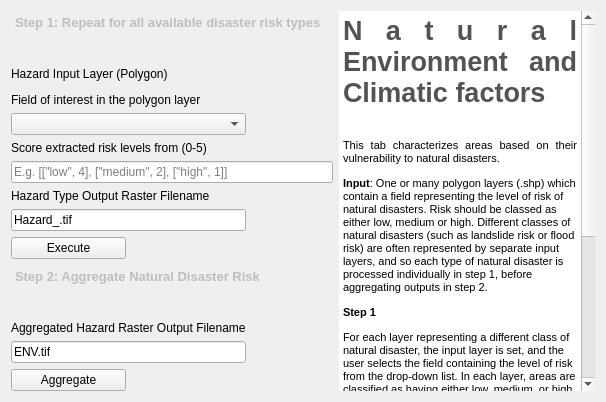
         <widget class="QWidget" name="tab_32">
          <attribute name="title">
           <string>Environment Hazards</string>
          </attribute>
          <layout class="QGridLayout" name="gridLayout_21">
           <item row="0" column="0" colspan="3">
            <widget class="QTextEdit" name="textEdit_32">
             <property name="enabled">
              <bool>false</bool>
             </property>
             <property name="maximumSize">
              <size>
               <width>16777215</width>
               <height>50</height>
              </size>
             </property>
             <property name="frameShape">
              <enum>QFrame::NoFrame</enum>
             </property>
             <property name="html">
              <string>&lt;!DOCTYPE HTML PUBLIC &quot;-//W3C//DTD HTML 4.0//EN&quot; &quot;http://www.w3.org/TR/REC-html40/strict.dtd&quot;&gt;
&lt;html&gt;&lt;head&gt;&lt;meta name=&quot;qrichtext&quot; content=&quot;1&quot; /&gt;&lt;style type=&quot;text/css&quot;&gt;
p, li { white-space: pre-wrap; }
&lt;/style&gt;&lt;/head&gt;&lt;body style=&quot; font-family:'MS Shell Dlg 2'; font-size:8.25pt; font-weight:400; font-style:normal;&quot;&gt;
&lt;p style=&quot; margin-top:0px; margin-bottom:0px; margin-left:0px; margin-right:0px; -qt-block-indent:0; text-indent:0px;&quot;&gt;&lt;span style=&quot; font-size:10pt; font-weight:600;&quot;&gt;Step 1: Repeat for all available disaster risk types&lt;/span&gt;&lt;/p&gt;&lt;/body&gt;&lt;/html&gt;</string>
             </property>
            </widget>
           </item>
           <item row="0" column="3" rowspan="14">
            <widget class="QTextEdit" name="textEdit_30">
             <property name="enabled">
              <bool>true</bool>
             </property>
             <property name="frameShape">
              <enum>QFrame::NoFrame</enum>
             </property>
             <property name="readOnly">
              <bool>true</bool>
             </property>
             <property name="html">
              <string>&lt;!DOCTYPE HTML PUBLIC &quot;-//W3C//DTD HTML 4.0//EN&quot; &quot;http://www.w3.org/TR/REC-html40/strict.dtd&quot;&gt;
&lt;html&gt;&lt;head&gt;&lt;meta name=&quot;qrichtext&quot; content=&quot;1&quot; /&gt;&lt;style type=&quot;text/css&quot;&gt;
p, li { white-space: pre-wrap; }
&lt;/style&gt;&lt;/head&gt;&lt;body style=&quot; font-family:'MS Shell Dlg 2'; font-size:8.25pt; font-weight:400; font-style:normal;&quot;&gt;
&lt;p align=&quot;justify&quot; style=&quot; margin-top:0px; margin-bottom:0px; margin-left:0px; margin-right:0px; -qt-block-indent:0; text-indent:0px;&quot;&gt;&lt;span style=&quot; font-size:20pt; font-weight:600; color:#535353;&quot;&gt;Natural Environment and Climatic factors&lt;/span&gt;&lt;/p&gt;
&lt;p align=&quot;justify&quot; style=&quot;-qt-paragraph-type:empty; margin-top:0px; margin-bottom:0px; margin-left:0px; margin-right:0px; -qt-block-indent:0; text-indent:0px; font-size:20pt; font-weight:600; color:#535353;&quot;&gt;&lt;br /&gt;&lt;/p&gt;
&lt;p align=&quot;justify&quot; style=&quot; margin-top:0px; margin-bottom:0px; margin-left:0px; margin-right:0px; -qt-block-indent:0; text-indent:0px;&quot;&gt;&lt;span style=&quot; font-size:8pt;&quot;&gt;This tab characterizes areas based on their vulnerability to natural disasters. &lt;/span&gt;&lt;/p&gt;
&lt;p style=&quot; margin-top:12px; margin-bottom:12px; margin-left:0px; margin-right:0px; -qt-block-indent:0; text-indent:0px;&quot;&gt;&lt;span style=&quot; font-size:8pt; font-weight:600;&quot;&gt;Input&lt;/span&gt;&lt;span style=&quot; font-size:8pt;&quot;&gt;: One or many polygon layers (.shp) which contain a field representing the level of risk of natural disasters. Risk should be classed as either low, medium or high. Different classes of natural disasters (such as landslide risk or flood risk) are often represented by separate input layers, and so each type of natural disaster is processed individually in step 1, before aggregating outputs in step 2. &lt;/span&gt;&lt;/p&gt;
&lt;p style=&quot; margin-top:12px; margin-bottom:12px; margin-left:0px; margin-right:0px; -qt-block-indent:0; text-indent:0px;&quot;&gt;&lt;span style=&quot; font-size:8pt; font-weight:600;&quot;&gt;Step 1 &lt;/span&gt;&lt;/p&gt;
&lt;p style=&quot; margin-top:12px; margin-bottom:12px; margin-left:0px; margin-right:0px; -qt-block-indent:0; text-indent:0px;&quot;&gt;&lt;span style=&quot; font-size:8pt;&quot;&gt;For each layer representing a different class of natural disaster, the input layer is set, and the user selects the field containing the level of risk from the drop-down list. In each layer, areas are classified as having either low, medium, or high risk. The algorithm reclassifies the input field such that low-risk areas are assigned a score of 5, medium-risk areas are assigned a score of 2, and high-risk areas are assigned a score of 0. The reclassified data are rasterized. &lt;/span&gt;&lt;/p&gt;
&lt;p style=&quot; margin-top:12px; margin-bottom:12px; margin-left:0px; margin-right:0px; -qt-block-indent:0; text-indent:0px;&quot;&gt;&lt;span style=&quot; font-size:8pt; font-weight:600;&quot;&gt;Step 2&lt;/span&gt;&lt;span style=&quot; font-size:8pt;&quot;&gt; &lt;/span&gt;&lt;/p&gt;
&lt;p style=&quot; margin-top:12px; margin-bottom:12px; margin-left:0px; margin-right:0px; -qt-block-indent:0; text-indent:0px;&quot;&gt;&lt;span style=&quot; font-size:8pt;&quot;&gt;The algorithm identifies all raster layers created in step 1 and aggregates them by calculating the mean score for each pixel. The default raster output filename does not need to be altered unless the user wishes. &lt;/span&gt;&lt;/p&gt;
&lt;p style=&quot; margin-top:12px; margin-bottom:12px; margin-left:0px; margin-right:0px; -qt-block-indent:0; text-indent:0px;&quot;&gt;&lt;span style=&quot; font-size:8pt; font-weight:600;&quot;&gt;Output&lt;/span&gt;&lt;span style=&quot; font-size:8pt;&quot;&gt;: A raster file containing values ranging from 0 to 5 is saved to the output directory. A value of 5 indicates areas where natural disaster risk is lowest. A value of 0 indicates areas where natural disaster risk is highest. &lt;/span&gt;&lt;/p&gt;&lt;/body&gt;&lt;/html&gt;</string>
             </property>
            </widget>
           </item>
           <item row="1" column="0" colspan="2">
            <widget class="QLabel" name="label_128">
             <property name="text">
              <string>Hazard Input Layer (Polygon)</string>
             </property>
            </widget>
           </item>
           <item row="2" column="0" colspan="2">
            <widget class="QgsFileWidget" name="ENV_Input_Field"/>
           </item>
           <item row="3" column="0" colspan="3">
            <widget class="QLabel" name="label_130">
             <property name="text">
              <string>Field of interest in the polygon layer</string>
             </property>
            </widget>
           </item>
           <item row="4" column="0" colspan="2">
            <widget class="QComboBox" name="ENV_riskLevelField_CB"/>
           </item>
           <item row="5" column="0" colspan="3">
            <widget class="QLabel" name="label_129">
             <property name="text">
              <string>Score extracted risk levels from (0-5)</string>
             </property>
            </widget>
           </item>
           <item row="7" column="0" colspan="2">
            <widget class="QLabel" name="label_127">
             <property name="text">
              <string>Hazard Type Output Raster Filename</string>
             </property>
            </widget>
           </item>
           <item row="8" column="0" colspan="2">
            <widget class="QgsFilterLineEdit" name="ENV_Output_Field">
             <property name="text">
              <string>Hazard_.tif</string>
             </property>
             <property name="qgisRelation" stdset="0">
              <string notr="true"/>
             </property>
            </widget>
           </item>
           <item row="9" column="0">
            <widget class="QPushButton" name="ENV_Execute_PB">
             <property name="text">
              <string>Execute</string>
             </property>
            </widget>
           </item>
           <item row="9" column="1" colspan="2">
            <widget class="QLabel" name="ENV_status">
             <property name="text">
              <string/>
             </property>
            </widget>
           </item>
           <item row="10" column="0" colspan="3">
            <widget class="QTextEdit" name="textEdit_40">
             <property name="enabled">
              <bool>false</bool>
             </property>
             <property name="maximumSize">
              <size>
               <width>16777215</width>
               <height>50</height>
              </size>
             </property>
             <property name="frameShape">
              <enum>QFrame::NoFrame</enum>
             </property>
             <property name="html">
              <string>&lt;!DOCTYPE HTML PUBLIC &quot;-//W3C//DTD HTML 4.0//EN&quot; &quot;http://www.w3.org/TR/REC-html40/strict.dtd&quot;&gt;
&lt;html&gt;&lt;head&gt;&lt;meta name=&quot;qrichtext&quot; content=&quot;1&quot; /&gt;&lt;style type=&quot;text/css&quot;&gt;
p, li { white-space: pre-wrap; }
&lt;/style&gt;&lt;/head&gt;&lt;body style=&quot; font-family:'MS Shell Dlg 2'; font-size:8.25pt; font-weight:400; font-style:normal;&quot;&gt;
&lt;p style=&quot; margin-top:0px; margin-bottom:0px; margin-left:0px; margin-right:0px; -qt-block-indent:0; text-indent:0px;&quot;&gt;&lt;span style=&quot; font-size:10pt; font-weight:600;&quot;&gt;Step 2: Aggregate Natural Disaster Risk&lt;/span&gt;&lt;/p&gt;&lt;/body&gt;&lt;/html&gt;</string>
             </property>
            </widget>
           </item>
           <item row="11" column="0" colspan="2">
            <widget class="QLabel" name="label_133">
             <property name="text">
              <string>Aggregated Hazard Raster Output Filename</string>
             </property>
            </widget>
           </item>
           <item row="12" column="0" colspan="2">
            <widget class="QgsFilterLineEdit" name="ENV_AGGOutput_Field">
             <property name="toolTip">
              <string>&lt;html&gt;&lt;head/&gt;&lt;body&gt;&lt;p&gt;&lt;span style=&quot; font-weight:600;&quot;&gt;Standardized Raster Output&lt;/span&gt;&lt;/p&gt;&lt;/body&gt;&lt;/html&gt;</string>
             </property>
             <property name="text">
              <string>ENV.tif</string>
             </property>
             <property name="qgisRelation" stdset="0">
              <string notr="true"/>
             </property>
            </widget>
           </item>
           <item row="13" column="0">
            <widget class="QPushButton" name="ENV_Aggregate_PB">
             <property name="toolTip">
              <string>&lt;html&gt;&lt;head/&gt;&lt;body&gt;&lt;p&gt;&lt;span style=&quot; font-weight:600;&quot;&gt;Geoprocessiong Execution&lt;/span&gt;&lt;/p&gt;&lt;/body&gt;&lt;/html&gt;</string>
             </property>
             <property name="text">
              <string>Aggregate</string>
             </property>
            </widget>
           </item>
           <item row="13" column="1" colspan="2">
            <widget class="QLabel" name="ENVAGG_status">
             <property name="text">
              <string/>
             </property>
            </widget>
           </item>
           <item row="6" column="0" colspan="3">
            <widget class="QgsFilterLineEdit" name="ENV_typeScore_Field">
             <property name="inputMask">
              <string/>
             </property>
             <property name="text">
              <string/>
             </property>
             <property name="placeholderText">
              <string>E.g. [[&quot;low&quot;, 4], [&quot;medium&quot;, 2], [&quot;high&quot;, 1]]</string>
             </property>
             <property name="qgisRelation" stdset="0">
              <string notr="true"/>
             </property>
            </widget>
           </item>
          </layout>
          <zorder>label_127</zorder>
          <zorder>ENV_riskLevelField_CB</zorder>
          <zorder>label_128</zorder>
          <zorder>label_129</zorder>
          <zorder>ENV_typeScore_Field</zorder>
          <zorder>ENV_Output_Field</zorder>
          <zorder>ENV_Execute_PB</zorder>
          <zorder>label_130</zorder>
          <zorder>ENV_Input_Field</zorder>
          <zorder>ENV_Aggregate_PB</zorder>
          <zorder>ENV_AGGOutput_Field</zorder>
          <zorder>textEdit_30</zorder>
          <zorder>label_133</zorder>
          <zorder>textEdit_40</zorder>
          <zorder>textEdit_32</zorder>
          <zorder>ENV_status</zorder>
          <zorder>ENVAGG_status</zorder>
         </widget>
